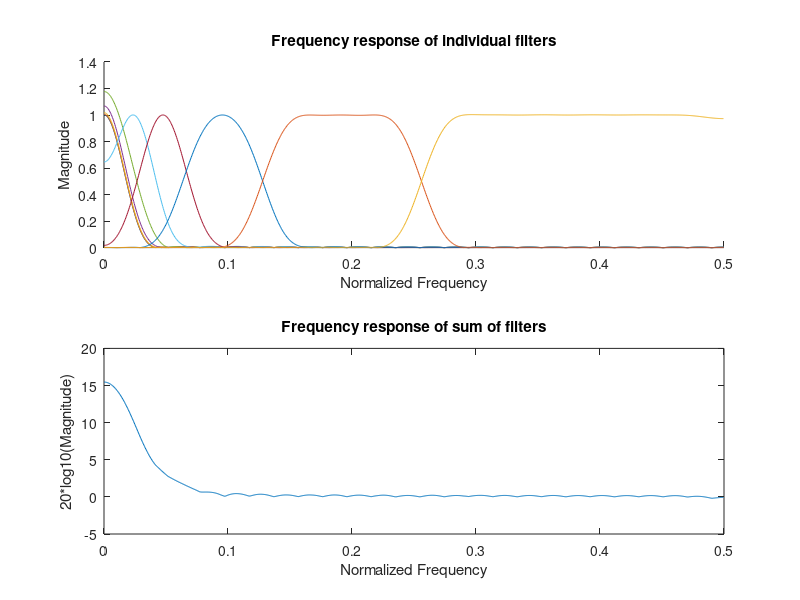

MATLAB code to generate this figure:
fs = 44100;  
center_freqs = [31.5, 63, 125, 250, 500, 1000, 2000, 4000, 8000, 16000]; 



figure;
subplot(2,1,1);
hold on;
title('Frequency response of individual filters');
xlabel('Normalized Frequency');
ylabel('Magnitude');


sum_response = zeros(1024, 1); % 


for i = 1:length(center_freqs)
 
    fc1 = center_freqs(i) / sqrt(2); 
    fc2 = center_freqs(i) * sqrt(2);  
    
    if fc2 > fs / 2
        fc2 = fs / 2 - 1;
    end

    b = fir1(50, [fc1, fc2] / (fs/2), 'bandpass');    
    [H, f] = freqz(b, 1, 1024, fs); 
    plot(f / fs, abs(H));      
    sum_response = sum_response + abs(H);
end





subplot(2,1,2);
plot(f / fs, 20*log10(sum_response)); 
title('Frequency response of sum of filters');
xlabel('Normalized Frequency');
ylabel('20*log10(Magnitude)');



